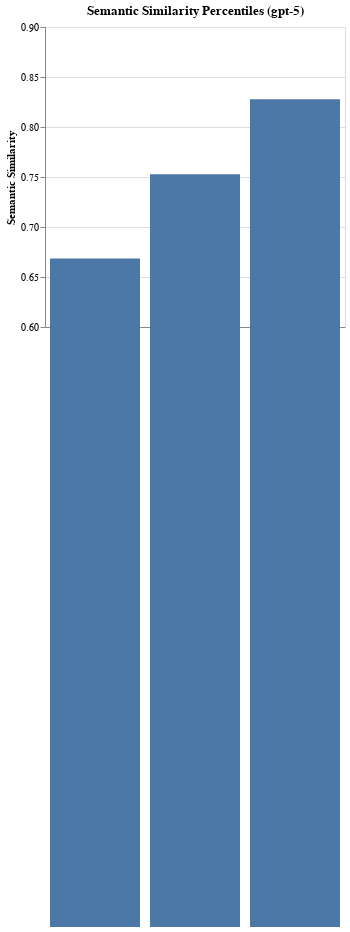

Write notebook code for a chart like this one.
### Markdown cell above
### Plot 1: Distribution of Semantic Similarity Scores (gpt-5)
If per-study values not available (only per-row aggregate), density may be trivial.

### Code cell
# The similarity-distributions.csv contains ONE ROW PER MODEL with aggregated statistics
# across all study pairs, not per-study distributions.
# For gpt-5: 156,060 study pairs summarized into mean, median, sd, and percentiles.

print("⚠️  DATA STRUCTURE NOTE:")
print(
    "similarity-distributions.csv contains aggregated summary statistics (one row per model),"
)
print(
    "not raw per-study similarity scores. Cannot create a distribution plot from this data.\n"
)

# Display the available summary statistics for gpt-5
if not trait_sim_focus.empty:
    print("Summary Statistics for gpt-5 Trait Profile Similarities:")
    print(
        f"  Number of study pairs: {int(trait_sim_focus['n_pairs'].iloc[0]):,}"
    )
    print(
        f"  Mean semantic similarity: {trait_sim_focus['mean_semantic_similarity'].iloc[0]:.4f}"
    )
    print(
        f"  Median semantic similarity: {trait_sim_focus['median_semantic_similarity'].iloc[0]:.4f}"
    )
    print(
        f"  SD semantic similarity: {trait_sim_focus['sd_semantic_similarity'].iloc[0]:.4f}"
    )
    print(
        f"  25th percentile: {trait_sim_focus['p25_semantic_similarity'].iloc[0]:.4f}"
    )
    print(
        f"  50th percentile: {trait_sim_focus['p50_semantic_similarity'].iloc[0]:.4f}"
    )
    print(
        f"  75th percentile: {trait_sim_focus['p75_semantic_similarity'].iloc[0]:.4f}"
    )
    print(
        f"  95th percentile: {trait_sim_focus['p95_semantic_similarity'].iloc[0]:.4f}"
    )

    # Create a box plot representation using the percentile data
    percentile_data = pd.DataFrame(
        {
            "percentile": ["p25", "p50", "p75"],
            "value": [
                trait_sim_focus["p25_semantic_similarity"].iloc[0],
                trait_sim_focus["p50_semantic_similarity"].iloc[0],
                trait_sim_focus["p75_semantic_similarity"].iloc[0],
            ],
        }
    )

    # Show the distribution range visually
    summary_chart = (
        alt.Chart(percentile_data)
        .mark_bar()
        .encode(
            x=alt.X(
                "percentile:N", title="Percentile", axis=alt.Axis(labelAngle=0)
            ),
            y=alt.Y(
                "value:Q",
                title="Semantic Similarity",
                scale=alt.Scale(domain=[0.6, 0.9]),
            ),
            tooltip=["percentile", alt.Tooltip("value:Q", format=".4f")],
        )
        .properties(
            width=300,
            height=300,
            title="Semantic Similarity Percentiles (gpt-5)",
        )
    )

    display(summary_chart)

    print("\n💡 TO CREATE A PROPER DISTRIBUTION PLOT:")
    print(
        "   Re-run the trait profile similarity calculation with per-pair output enabled,"
    )
    print(
        "   or query the database directly for individual study-pair similarity scores."
    )
else:
    print("No trait similarity data available for gpt-5")

### Figure 1 — Vega-Lite specification as saved in the notebook (floating-point values rounded to 4 significant figures)
{"config": {"view": {"continuousWidth": 300, "continuousHeight": 300}}, "data": {"name": "data-5a368c5e879bf02f506825b82612b095"}, "mark": {"type": "bar"}, "encoding": {"tooltip": [{"field": "percentile", "type": "nominal"}, {"field": "value", "format": ".4f", "type": "quantitative"}], "x": {"axis": {"labelAngle": 0}, "field": "percentile", "title": "Percentile", "type": "nominal"}, "y": {"field": "value", "scale": {"domain": [0.6, 0.9]}, "title": "Semantic Similarity", "type": "quantitative"}}, "height": 300, "title": "Semantic Similarity Percentiles (gpt-5)", "width": 300, "$schema": "https://vega.github.io/schema/vega-lite/v6.1.0.json", "datasets": {"data-5a368c5e879bf02f506825b82612b095": [{"percentile": "p25", "value": 0.6686}, {"percentile": "p50", "value": 0.7527}, {"percentile": "p75", "value": 0.8278}]}}
